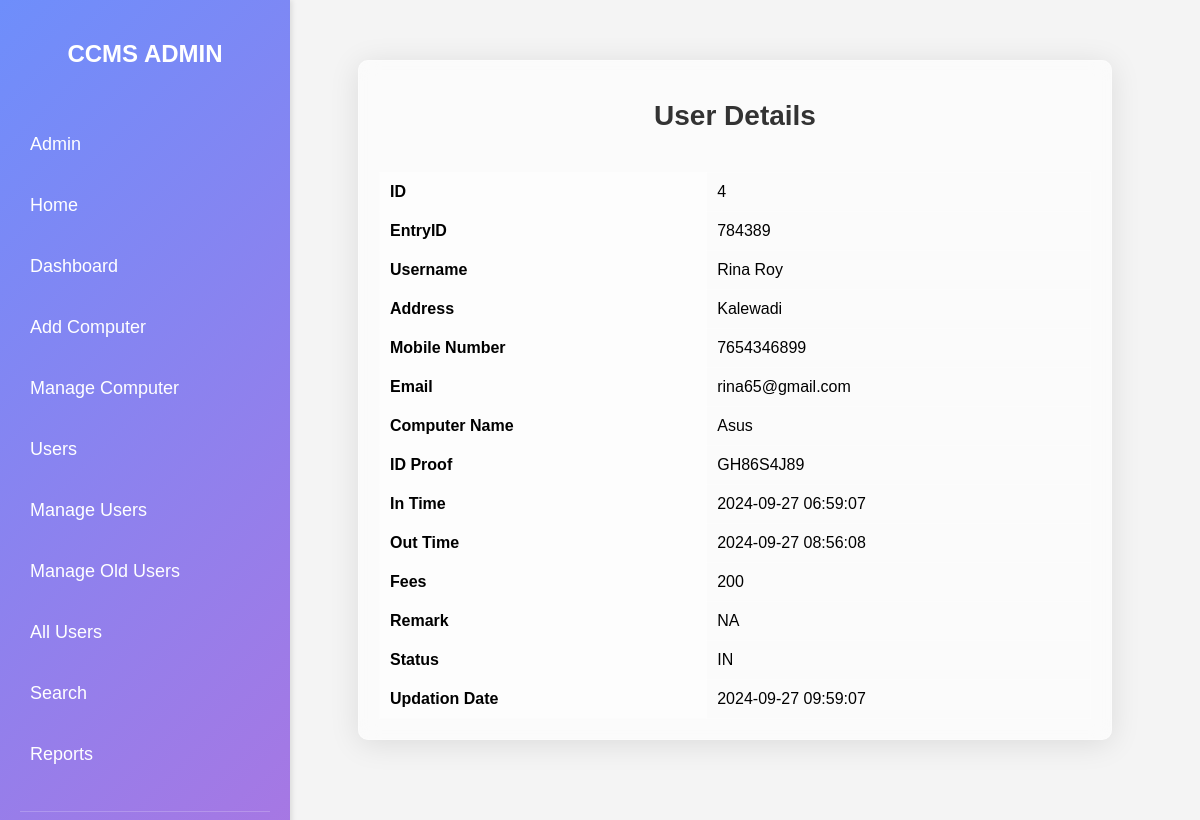
The app's page /userdetail4.php with its own data.
### tables this page shows
CREATE TABLE `users` (
  `ID` int(10) DEFAULT NULL,
  `EntryID` varchar(20) DEFAULT NULL,
  `username` varchar(120) DEFAULT NULL,
  `useraddr` varchar(200) DEFAULT NULL,
  `mobile_number` bigint(10) DEFAULT NULL,
  `email` varchar(200) DEFAULT NULL,
  `computer_name` varchar(120) NOT NULL,
  `IDproof` varchar(120) NOT NULL,
  `intime` timestamp NULL DEFAULT NULL ON UPDATE current_timestamp(),
  `out_time` timestamp NULL DEFAULT NULL ON UPDATE current_timestamp(),
  `fees` varchar(120) DEFAULT NULL,
  `remark` varchar(20) DEFAULT NULL,
  `status` varchar(120) NOT NULL,
  `updation_date` timestamp NULL DEFAULT NULL ON UPDATE current_timestamp()
);

### userdetail4.php (the view, shortened to what this page needs)
<!DOCTYPE html>
<html lang="en">
<head>
</head>
<body>
    <div class="sidebar">
        <h2>CCMS ADMIN</h2>
        <ul> <li><a href="admin.php">Admin</a></li>
            <li><a href="home.php">Home</a></li>
            <li><a href="dashboard.php">Dashboard</a></li>
            <li><a href="add_computer.php">Add Computer</a></li>
            <li><a href="manage_computer.php">Manage Computer</a></li>
            <li><a href="user_details.php">Users</a></li>
            <li><a href="manage_users.php">Manage Users</a></li>
            <li><a href="manage_oldusers.php">Manage Old Users</a></li>
            <li><a href="all_users.php">All Users</a></li>
            <li><a href="search.php">Search</a></li>
            <li><a href="reports.php">Reports</a></li>
        </ul>
        <div class="footer">
        </div>
    </div>
    <div class="content">
        <div class="glass">
            <h1>User Details</h1>
            <?php
            $servername = "localhost";
            $username = "root";
            $password = "";
            $dbname = "ccm";
            $conn = new mysqli($servername, $username, $password, $dbname);
            $specific_username = 'Rina Roy';
            $stmt = $conn->prepare("SELECT ID, EntryID, username, useraddr, mobile_number, email, computer_name, IDproof, intime, out_time, fees, remark, status, updation_date FROM users WHERE username = ?");
            $stmt->bind_param("s", $specific_username);
            $stmt->execute();
            $stmt->bind_result($ID, $EntryID, $username, $useraddr, $mobile_number, $email, $computer_name, $IDproof, $intime, $out_time, $fees, $remark, $status, $updation_date);
            if ($stmt->fetch()) {
                echo "<table>";
                echo "<tr><th>ID</th><td>$ID</td></tr>";
                echo "<tr><th>EntryID</th><td>$EntryID</td></tr>";
                echo "<tr><th>Username</th><td>$username</td></tr>";
                echo "<tr><th>Address</th><td>$useraddr</td></tr>";
                echo "<tr><th>Mobile Number</th><td>$mobile_number</td></tr>";
                echo "<tr><th>Email</th><td>$email</td></tr>";
                echo "<tr><th>Computer Name</th><td>$computer_name</td></tr>";
                echo "<tr><th>ID Proof</th><td>$IDproof</td></tr>";
                echo "<tr><th>In Time</th><td>$intime</td></tr>";
                echo "<tr><th>Out Time</th><td>$out_time</td></tr>";
                echo "<tr><th>Fees</th><td>$fees</td></tr>";
                echo "<tr><th>Remark</th><td>$remark</td></tr>";
                echo "<tr><th>Status</th><td>$status</td></tr>";
                echo "<tr><th>Updation Date</th><td>$updation_date</td></tr>";
                echo "</table>";
            } else {
                echo "No user found with the username: " . $specific_username;
            }
            ?>
        </div>
    </div>
</body>
</html>

### userdetail4.php (style rules this page uses)
body { font-family: Arial, sans-serif; background-color: #f4f4f4; margin: 0; padding: 0; display: flex; justify-content: center; align-items: center; height: 100vh; background-image: url('https://us.123rf.com/450wm/ohishi/ohishi1801/ohishi180100002/93767870-games-computer-online-in-internet-cafe.jpg'); background-size: cover; background-repeat: no-repeat; background-attachment: fixed; }
.sidebar { width: 250px; background: linear-gradient(135deg, #6e8efb, #a777e3); color: #fff; padding: 20px; height: 100vh; box-shadow: 2px 0 5px rgba(0, 0, 0, 0.1); display: flex; flex-direction: column; justify-content: space-between; position: fixed; left: 0; top: 0; }
.sidebar h2 { text-align: center; margin-bottom: 20px; font-size: 24px; font-weight: bold; }
.sidebar ul { list-style: none; padding: 0; }
.sidebar ul li { margin: 20px 0; }
.sidebar ul li a { color: #fff; text-decoration: none; font-size: 18px; display: block; padding: 10px; border-radius: 8px; transition: background 0.3s; }
.sidebar .footer { text-align: center; font-size: 14px; padding: 10px; border-top: 1px solid rgba(255, 255, 255, 0.2); }
.content { margin-left: 270px; padding: 20px; width: calc(100% - 270px); display: flex; justify-content: center; align-items: center; height: 100vh; }
.glass { background: rgba(255, 255, 255, 0.6); border-radius: 10px; box-shadow: 0 4px 30px rgba(0, 0, 0, 0.1); backdrop-filter: blur(10px); -webkit-backdrop-filter: blur(10px); border: 1px solid rgba(255, 255, 255, 0.3); padding: 20px; color: #000; width: 80%; max-width: 800px; display: flex; flex-direction: column; align-items: center; }
h1 { margin-bottom: 20px; font-size: 28px; color: #333; }
table { width: 100%; border-collapse: collapse; margin-top: 20px; }
table, th, td { border: 1px solid rgba(255, 255, 255, 0.3); }
th, td { padding: 10px; text-align: left; }
th { background: rgba(255, 255, 255, 0.4); }

### records on screen
users: ID "4", EntryID "784389", username "Rina Roy", useraddr "Kalewadi", mobile_number "7654346899", email "rina65@gmail.com", computer_name "Asus", IDproof "GH86S4J89", intime "2024-09-27 06:59:07", out_time "2024-09-27 08:56:08", fees "200", remark "NA", status "IN", updation_date "2024-09-27 09:59:07"
